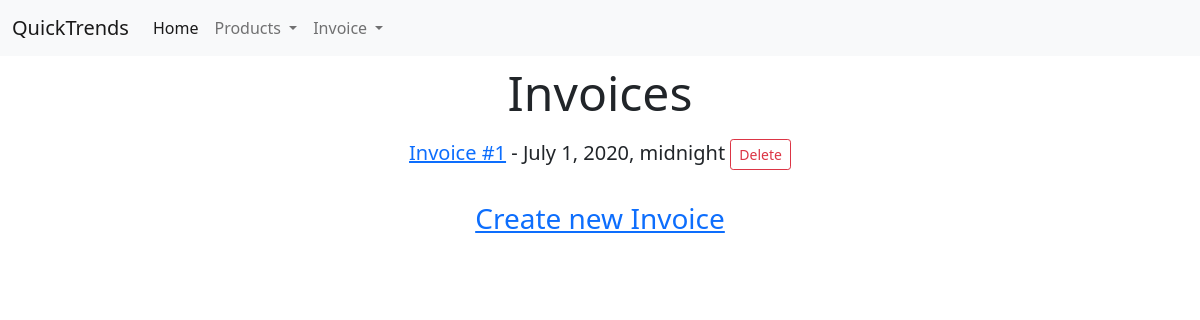
The app's page /invoices/, older data.
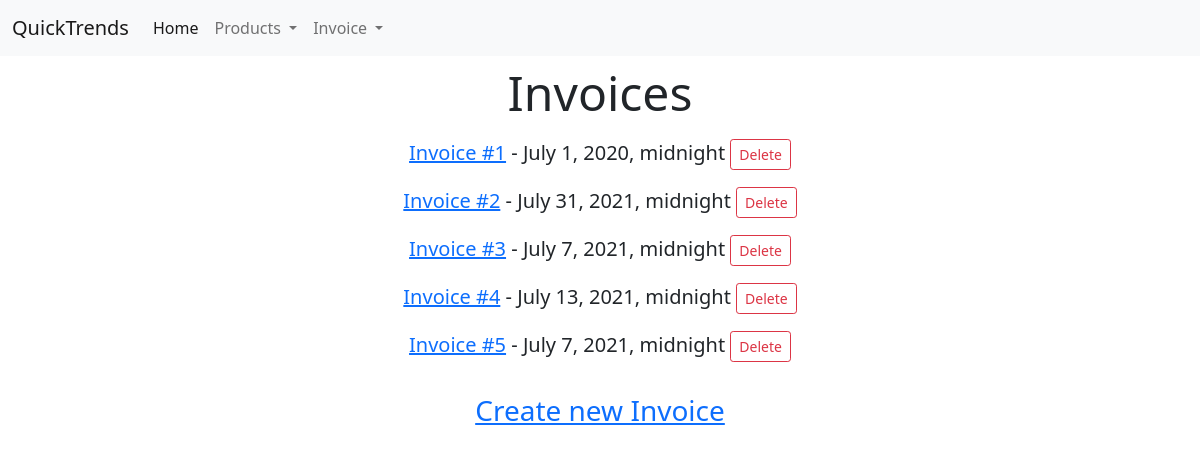
The same page, newer data.
### Invoices/models.py (models this page shows, shortened)
class Invoice(models.Model):
    date = models.DateTimeField(auto_now_add=True)
    products = models.ManyToManyField(Product, related_name='proditem', through='Item')
    def __str__(self):
        return 'Invoice #' + str(self.pk)
    class Meta:
        verbose_name = 'Invoice'

### Invoices/views.py (the view)
# urls.py: path('', InvoiceHome.as_view(), name='invoice-home'),
class InvoiceHome(ListView):
    model = Invoice
    template_name = 'Invoices/invoice-home.html'

### Invoices/templates/Invoices/invoice-home.html (shortened to what this page needs)
{% extends "base.html" %}
    {% block body %}
        <div class="container">
            <div class="row mx-5 justify-content-between text-center">
                <div class="col-12">
                    <h3 class="display-5 py-2">Invoices</h3>
                    {% for invoice in invoice_list %}
                        <p class="lead"><a href="{% url 'invoices:invoice-detail' invoice.id %}">{{ invoice }}</a> - {{ invoice.date }}
                            <button type="button" onclick="document.location='{% url 'invoices:invoice-delete' invoice.id %}'" class="btn btn-outline-danger btn-sm">Delete</button></p>
                    {% endfor %}
                    <h3 class="py-3"><a href="{% url 'inventory:productcreate' %}">Create new Invoice</a></h3>
                </div>
            </div>
        </div>
    {% endblock body %}

Row changes from the older to the newer data that the page shows:
added Invoice: id "Invoice #2", date "July 31, 2021, midnight"
added Invoice: id "Invoice #3", date "July 7, 2021, midnight"
added Invoice: id "Invoice #4", date "July 13, 2021, midnight"
added Invoice: id "Invoice #5", date "July 7, 2021, midnight"
